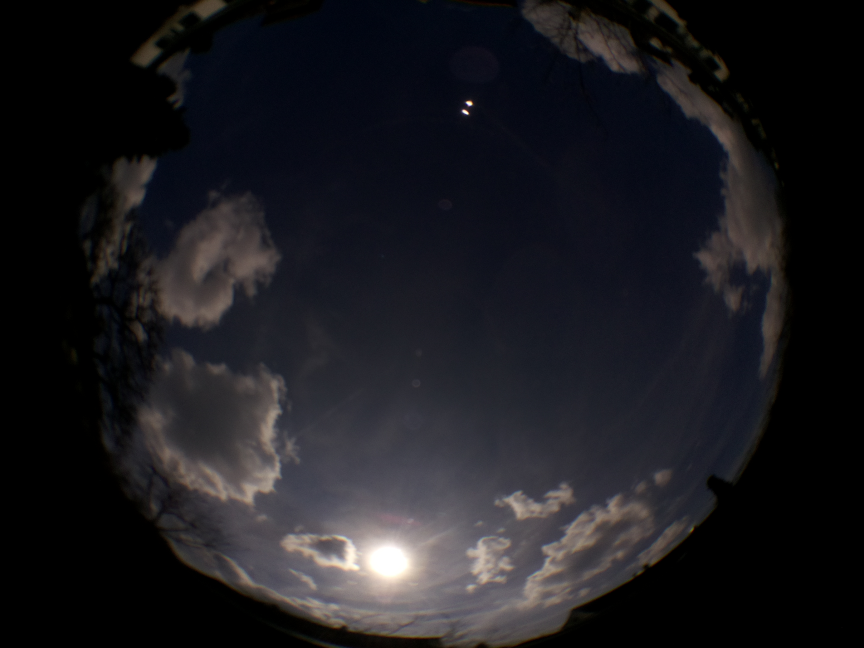
#> input picture hdr/raw_data/20180325_151016/raw_img0.jpg, 2592 x 1944 px (shown at 1/3 size)
$ python -i calculateLuminance_2.py   (imports and definitions only)   (older library calls are emulated)
#> lines starting #> are read from the running program, lines starting #| are printed output that depends on the picture
import numpy as np
import os
import re
import sys
import math
import os.path
from os.path import join
import cv2
import pandas as pd
import matplotlib.pyplot as plt
from glob import glob
from fractions import Fraction
from datetime import datetime

######################################################################
## Hoa: 06.11.2018 Version 2 : calculateLuminance2.py
######################################################################
# Version 2: Will try to re process missing data.
#
# Source : https://github.com/Soumyabrata/solar-irradiance-estimation
# path_img needs to include \temp directory example:
# r'\\192.168.1.8\SkyCam_FTP\SKY_CAM\camera_2\cam_2_vers3\20181013_raw_cam2\temp'
#
# New /Changes:
# ----------------------------------------------------------------------
#
# 05.11.2018 : first add
# 06.11.2018 : added data integrity check
# 02.12.2018 : tries to reprocess missing data
######################################################################

path_img = r'\\IHLNAS05\SkyCam_FTP\SKY_CAM\camera_1\cam_1_vers3\20181013_raw_cam1\temp'

# [1 line not run here, left out]
len_interpolated = 0

class HDR:
    # [192 lines left out: functions make_hdr, tonemapReinhard, demosaic1, toRGB_1, read_data, load_img_by_chn, not called in this run]

    def median_threshold_bitmap_alignment(self, img_list):
        '''
         MTB implementation
         nedded by make_hdr
        :return:
        '''
        median = [np.median(img) for img in img_list]
#> median = 1944 values, max 63 at index 1594, min 0 at index 0, mean 22.96
        binary_thres_img = [cv2.threshold(img_list[i], median[i], 255, cv2.THRESH_BINARY)[1] for i in
                            range(len(img_list))]
#> binary_thres_img = 1944 items
        mask_img = [cv2.inRange(img_list[i], median[i] - 20, median[i] + 20) for i in range(len(img_list))]
#> mask_img = 1944 items

        plt.imshow(mask_img[0], cmap='gray')
        plt.show()
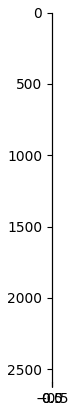
#> figure drawn by matplotlib, 1 panel

        max_offset = np.max(img_list[0].shape)
#> max_offset = 2592
        levels = 5

        global_offset = []
        for i in range(0, len(img_list)):
            offset = [[0, 0]]
            for level in range(levels, -1, -1):
                scaled_img = cv2.resize(binary_thres_img[i], (0, 0), fx=1 / (2 ** level), fy=1 / (2 ** level))
                ground_img = cv2.resize(binary_thres_img[0], (0, 0), fx=1 / (2 ** level), fy=1 / (2 ** level))
                ground_mask = cv2.resize(mask_img[0], (0, 0), fx=1 / (2 ** level), fy=1 / (2 ** level))
                mask = cv2.resize(mask_img[i], (0, 0), fx=1 / (2 ** level), fy=1 / (2 ** level))

                level_offset = [0, 0]
                diff = float('Inf')
                for y in [-1, 0, 1]:
                    for x in [-1, 0, 1]:
                        off = [offset[-1][0] * 2 + y, offset[-1][1] * 2 + x]
                        error = 0
                        for row in range(ground_img.shape[0]):
                            for col in range(ground_img.shape[1]):
                                if off[1] + col < 0 or off[0] + row < 0 or off[1] + col >= ground_img.shape[1] or off[
                                    0] + row >= ground_img.shape[1]:
                                    continue
                                if ground_mask[row][col] == 255:
                                    continue
                                error += 1 if ground_img[row][col] != scaled_img[y + off[0]][x + off[1]] else 0
                        if error < diff:
                            level_offset = off
                            diff = error
                offset += [level_offset]
            global_offset += [offset[-1]]
#> this loop made 1 pass
#> after the loop, global_offset = []
        return global_offset

    # [246 lines left out: functions hdr_debvec, response_curve_solver, construct_radiance_map, construct_hdr, hdr_to_blob, load_img_as_blob and 2 more, not called in this run]

class Helpers:
    # [143 lines left out: functions calculate_sun_centre, demo_calculate_sun_centre, interpolate_missing_sun_pos, not called in this run]

    def get_int(self, text):
        return int(text) if text.isdigit() else text

    def byInteger_keys(self, text):
        return [self.get_int(c) for c in re.split('(\d+)', text)]

    # [591 lines left out: functions getDirectories, getDateSring, strip_date_and_time, strip_name_swvers_camid, strip_img_type, strip_name_swvers_camid and 14 more, not called in this run]


# [2 lines not run here, left out]

>>> import cv2
>>> picture = cv2.imread('../../../hdr/raw_data/20180325_151016/raw_img0.jpg', cv2.IMREAD_GRAYSCALE)
#> (the run stopped early here; a loop or call above may not have finished)
